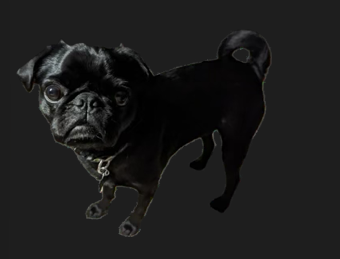
#> input picture pugs/Moku Standing #1.png, 340 x 259 px, found by its file name
$ python remove_backgrounds.py
#> lines starting #> are read from the running program, lines starting #| are printed output that depends on the picture
import os
from PIL import Image

os.makedirs('assets/pugs', exist_ok=True)
os.makedirs('assets/backgrounds', exist_ok=True)
os.makedirs('assets/items', exist_ok=True)

targets = {
    'pugs/Moku Standing #1.png': 'assets/pugs/moku_1.png',
    'pugs/Moku Standing #2 (Blue Harness) .png': 'assets/pugs/moku_2.png',
    'pugs/Moku Standing #3 (Blue Harness).png': 'assets/pugs/moku_3.png',
    'pugs/Moku Standing #3 (Blue Harness Smiling).png': 'assets/pugs/moku_3_smiling.png',
    'pugs/Moku Standing #4 (Red Harness).png': 'assets/pugs/moku_4.png',
    'pugs/Kaleo Standing #1.png': 'assets/pugs/kaleo_1.png',
    'pugs/Kaleo Standing #2 (Tan Collar).png': 'assets/pugs/kaleo_2.png',
    'pugs/Kaleo Standing #3 (Puppy).png': 'assets/pugs/kaleo_3.png',
    'pugs/Kaleo Standing #4 (Referee).png': 'assets/pugs/kaleo_4.png',
    'pugs/Kaleo Standing #5 (Skeleton).png': 'assets/pugs/kaleo_5.png',
    'pugs/Kaleo Standing #6 (Light Up Harness).png': 'assets/pugs/kaleo_6.png',
    'pugs/Kaleo Standing #7 (Backpack).png': 'assets/pugs/kaleo_7.png',
    'pugs/Kaleo Standing #8 (Red Harness).png': 'assets/pugs/kaleo_8.png',
    'pugs/Kaleo Standing #8 (Red Harness Sad).png': 'assets/pugs/kaleo_8_sad.png',
    'pugs/Kaleo Standing #8 (Red Harness Smiling).png': 'assets/pugs/kaleo_8_smiling.png',
    'pugs/Kaleo Standing #9 (Tan Harness).png': 'assets/pugs/kaleo_9.png',
    'pugs/Kaleo Standing #9 (Tan Harness Sad).png': 'assets/pugs/kaleo_9_sad.png',
    'pugs/Kaleo Standing #9 (Tan Harness Smiling).png': 'assets/pugs/kaleo_9_smiling.png',
    'pugs/Kaleo Standing #10 (Tan Harness).png': 'assets/pugs/kaleo_10.png',
    'pugs/Kaleo Standing #11 (Police Officer).png': 'assets/pugs/kaleo_11.png',
    'pugs/Kaleo Standing #12 (Christmas).png': 'assets/pugs/kaleo_12.png',
    'pugs/Kaleo Standing #13 (Bee).png': 'assets/pugs/kaleo_13.png',
    'pugs/Kaleo Standing #14 (Red Harness).png': 'assets/pugs/kaleo_14.png',
    'pugs/Kaleo Standing #14 (Red Harness Walking).png': 'assets/pugs/kaleo_14_walking.png',
    'pugs/Kaleo Standing #15 (Black Harness).png': 'assets/pugs/kaleo_15.png',
    'pugs/Kaleo Standing #16 (Tan Harness).png': 'assets/pugs/kaleo_16.png',
    'pugs/Kaleo Standing #16 (Tan Harness Sad).png': 'assets/pugs/kaleo_16_sad.png',
    'pugs/Kaleo Standing #17 (Pirate).png': 'assets/pugs/kaleo_17.png',
    'pugs/Kaleo Standing #18 (Shark).png': 'assets/pugs/kaleo_18.png',
    'pugs/Kaleo Standing #19 (Moose).png': 'assets/pugs/kaleo_19.png',
    'pugs/Kaleo Standing #20 (Stick).png': 'assets/pugs/kaleo_20.png'
}

def remove_exact_bg(img, color_tolerance=8):
    """
    Flood fills from outer edges matching background color shade.
    Preserves all internal details.
    """
    img = img.convert("RGBA")
    width, height = img.size
    pixels = img.load()

    bg_r, bg_g, bg_b, _ = pixels[0, 0]

    visited = set()
    queue = []

    for x in range(width):
        queue.append((x, 0))
        queue.append((x, height - 1))
    for y in range(height):
        queue.append((0, y))
        queue.append((width - 1, y))

    while queue:
        x, y = queue.pop(0)
        if (x, y) in visited:
            continue
        visited.add((x, y))

        r, g, b, a = pixels[x, y]
        if abs(r - bg_r) <= color_tolerance and abs(g - bg_g) <= color_tolerance and abs(b - bg_b) <= color_tolerance:
            pixels[x, y] = (0, 0, 0, 0)

            for dx, dy in [(-1,0), (1,0), (0,-1), (0,1)]:
                nx, ny = x + dx, y + dy
                if 0 <= nx < width and 0 <= ny < height and (nx, ny) not in visited:
                    queue.append((nx, ny))

    return img

# [71 lines left out: functions remove_white_bg, clean_sprite_outline, not called in this run]

print("Processing pug stickers...")
for src, dst in targets.items():
    if os.path.exists(src):
        img = Image.open(src)
#> img is the input picture: PIL image 340x259 RGBA; mean R, G, B, A 27.7, 27.6, 27.4, 255
        clean_img = remove_exact_bg(img, color_tolerance=5)
#> in remove_exact_bg, `bg_r, bg_g, bg_b, _ = pixels[0, 0]`: bg_r = 29
#> the loop in remove_exact_bg, `while queue:` made 120892 passes
#> (r, g, b) on passes 1 to 3: (29, 29, 29), (29, 29, 29), (29, 29, 29)
#> after the loop in remove_exact_bg, `while queue:`: queue = []; visited = 61048 items
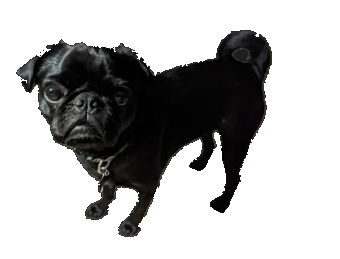
#> clean_img: PIL image 340x259 RGBA; mean R, G, B, A 7.3, 7.2, 7, 81.5; transparent parts drawn white
        clean_img.save(dst, "PNG")
#> pass 2 of the loop `for src, dst in targets.items():`:
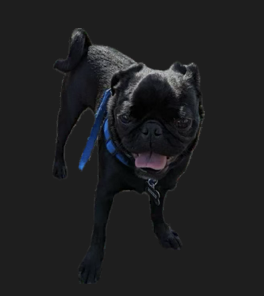
#> input picture pugs/Moku Standing #2 (Blue Harness) .png, 264 x 296 px, found by its file name
#> img is the input picture: PIL image 264x296 RGBA; mean R, G, B, A 30.9, 31.3, 32.6, 255
#> `clean_img = remove_exact_bg(img, color_tolerance=5)`:
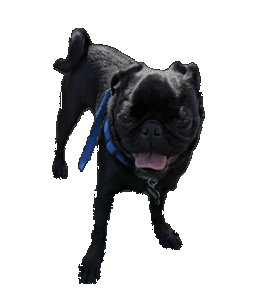
#> clean_img: PIL image 264x296 RGBA; mean R, G, B, A 8.5, 9, 10.2, 65.2; transparent parts drawn white
#> pass 3 of the loop `for src, dst in targets.items():`:
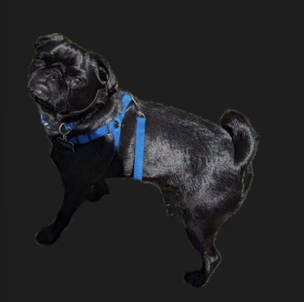
#> input picture pugs/Moku Standing #3 (Blue Harness).png, 304 x 302 px, found by its file name
#> img is the input picture: PIL image 304x302 RGBA; mean R, G, B, A 34.9, 35.3, 37, 255
#> `clean_img = remove_exact_bg(img, color_tolerance=5)`:
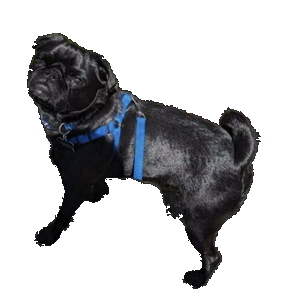
#> clean_img: PIL image 304x302 RGBA; mean R, G, B, A 13.7, 14.2, 15.9, 75.4; transparent parts drawn white
#> the loop made 31 passes; the first 3 are shown

# Process pixel poop
if os.path.exists('pixel poop.png'):
    poop_img = Image.open('pixel poop.png')
    clean_poop = remove_exact_bg(poop_img, color_tolerance=15)
    clean_poop.save('assets/items/poop.png', "PNG")
    clean_poop.save('assets/poop.png', "PNG")

# Process food bowl
if os.path.exists('pixel pet food bowl.jpg'):
    clean_sprite_outline('pixel pet food bowl.jpg', 'assets/items/food_bowl.png')

# Process thought bubble
if os.path.exists('thought bubble.png'):
    tb_img = Image.open('thought bubble.png')
    clean_tb = remove_white_bg(tb_img, threshold=235)
    clean_tb.save('assets/items/thought_bubble.png', "PNG")

# Process bone
if os.path.exists('bone.png'):
    bone_img = Image.open('bone.png')
    clean_bone = remove_white_bg(bone_img, threshold=240)
    clean_bone.save('assets/items/bone.png', "PNG")

# Bath mini game assets (clean transparent tools)
if os.path.exists('bath mini game/shampoo.jpg'):
    clean_sprite_outline('bath mini game/shampoo.jpg', 'assets/items/shampoo.png')

if os.path.exists('bath mini game/showerhead.jpg'):
    clean_sprite_outline('bath mini game/showerhead.jpg', 'assets/items/showerhead.png')

if os.path.exists('bath mini game/bubble.png'):
    bubble_img = Image.open('bath mini game/bubble.png')
    bubble_img.save('assets/items/bubble.png', "PNG")

if os.path.exists('bath mini game/shower background.jpg'):
    bg_bath = Image.open('bath mini game/shower background.jpg')
    bg_bath.save('assets/backgrounds/bath_room.jpg')

# Grass & walk background
if os.path.exists('pixel grass background.png'):
    Image.open('pixel grass background.png').save('assets/backgrounds/grass.png')

if os.path.exists('walking mini game/walking game background.jpg'):
    Image.open('walking mini game/walking game background.jpg').save('assets/backgrounds/walk_path.jpg')

print("All assets processed successfully!")
